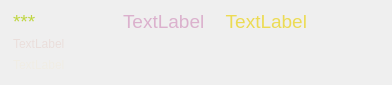
<?xml version="1.0" encoding="UTF-8"?>
<ui version="4.0">
 <class>TransactionFrame</class>
 <widget class="QFrame" name="TransactionFrame">
  <property name="geometry">
   <rect>
    <x>0</x>
    <y>0</y>
    <width>392</width>
    <height>85</height>
   </rect>
  </property>
  <property name="minimumSize">
   <size>
    <width>0</width>
    <height>64</height>
   </size>
  </property>
  <property name="maximumSize">
   <size>
    <width>540</width>
    <height>100</height>
   </size>
  </property>
  <property name="windowTitle">
   <string>Frame</string>
  </property>
  <property name="autoFillBackground">
   <bool>true</bool>
  </property>
  <property name="styleSheet">
   <string notr="true"/>
  </property>
  <property name="frameShape">
   <enum>QFrame::NoFrame</enum>
  </property>
  <property name="frameShadow">
   <enum>QFrame::Raised</enum>
  </property>
  <layout class="QHBoxLayout" name="horizontalLayout_2" stretch="0,0,0">
   <property name="leftMargin">
    <number>0</number>
   </property>
   <property name="topMargin">
    <number>0</number>
   </property>
   <property name="rightMargin">
    <number>0</number>
   </property>
   <property name="bottomMargin">
    <number>0</number>
   </property>
   <item>
    <widget class="QLabel" name="m_iconLabel">
     <property name="text">
      <string/>
     </property>
    </widget>
   </item>
   <item>
    <layout class="QVBoxLayout" name="verticalLayout">
     <property name="spacing">
      <number>0</number>
     </property>
     <item>
      <spacer name="verticalSpacer_2">
       <property name="orientation">
        <enum>Qt::Vertical</enum>
       </property>
       <property name="sizeType">
        <enum>QSizePolicy::Fixed</enum>
       </property>
       <property name="sizeHint" stdset="0">
        <size>
         <width>20</width>
         <height>10</height>
        </size>
       </property>
      </spacer>
     </item>
     <item>
      <layout class="QHBoxLayout" name="horizontalLayout" stretch="0,1,0">
       <property name="spacing">
        <number>20</number>
       </property>
       <item>
        <widget class="QLabel" name="height_label">
         <property name="minimumSize">
          <size>
           <width>90</width>
           <height>0</height>
          </size>
         </property>
         <property name="maximumSize">
          <size>
           <width>100</width>
           <height>16777215</height>
          </size>
         </property>
         <property name="styleSheet">
          <string notr="true">font-family: 'Titillium Web', Arial, Helvetica, sans-serif;
font-weight: 200;
font-size: 14pt;
color: rgb(191, 214, 65);
</string>
         </property>
         <property name="text">
          <string>***</string>
         </property>
        </widget>
       </item>
       <item>
        <widget class="QLabel" name="m_timeLabel">
         <property name="styleSheet">
          <string notr="true">font-family: 'Titillium Web', Arial, Helvetica, sans-serif;
color: rgb(219, 177, 205);
font-weight: 200;
font-size: 14pt;
</string>
         </property>
         <property name="text">
          <string>TextLabel</string>
         </property>
        </widget>
       </item>
       <item>
        <widget class="QLabel" name="m_amountLabel">
         <property name="styleSheet">
          <string notr="true">font-family: 'Titillium Web', Arial, Helvetica, sans-serif;
font-weight: 200;
font-size: 14pt;
color: #ECDB54;</string>
         </property>
         <property name="text">
          <string>TextLabel</string>
         </property>
         <property name="alignment">
          <set>Qt::AlignRight|Qt::AlignTrailing|Qt::AlignVCenter</set>
         </property>
        </widget>
       </item>
      </layout>
     </item>
     <item>
      <widget class="QLabel" name="m_hashLabel">
       <property name="styleSheet">
        <string notr="true">color: rgb(234, 222, 219);</string>
       </property>
       <property name="text">
        <string>TextLabel</string>
       </property>
       <property name="alignment">
        <set>Qt::AlignLeading|Qt::AlignLeft|Qt::AlignVCenter</set>
       </property>
       <property name="indent">
        <number>-1</number>
       </property>
       <property name="textInteractionFlags">
        <set>Qt::NoTextInteraction</set>
       </property>
      </widget>
     </item>
     <item>
      <widget class="QLabel" name="m_messageLabel">
       <property name="styleSheet">
        <string notr="true">color: rgb(240, 237, 229);</string>
       </property>
       <property name="text">
        <string>TextLabel</string>
       </property>
      </widget>
     </item>
     <item>
      <spacer name="verticalSpacer">
       <property name="orientation">
        <enum>Qt::Vertical</enum>
       </property>
       <property name="sizeType">
        <enum>QSizePolicy::Fixed</enum>
       </property>
       <property name="sizeHint" stdset="0">
        <size>
         <width>20</width>
         <height>10</height>
        </size>
       </property>
      </spacer>
     </item>
    </layout>
   </item>
   <item>
    <spacer name="horizontalSpacer">
     <property name="orientation">
      <enum>Qt::Horizontal</enum>
     </property>
     <property name="sizeHint" stdset="0">
      <size>
       <width>40</width>
       <height>20</height>
      </size>
     </property>
    </spacer>
   </item>
  </layout>
 </widget>
 <resources/>
 <connections/>
</ui>
